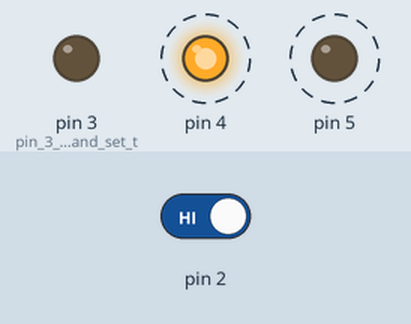
Bench run of a sketch on a simulated Arduino Uno, built with avr-gcc and run on an emulated ATmega328P. Shown: output pins drawn as LEDs (lit = HIGH). Dashed ring = blinking. The test bench sets the inputs (shaded band); at power-on: pin 2 HIGH.

Above: at 1.8 s.
1.9 s: pin 2 driven LOW
At 2.8 s:
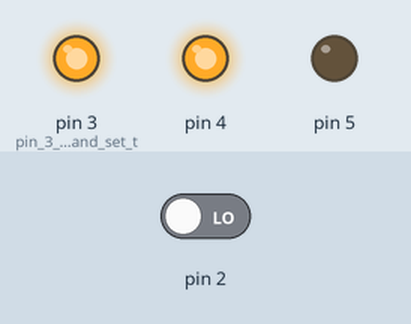
3.5 s: pin 2 driven HIGH
At 4.12 s:
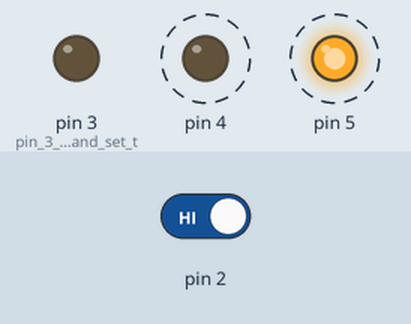
Timing chart, 0 to 12.5 s (numbered marks = the images above; inputs shaded):
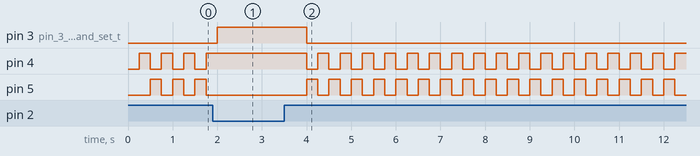

The sketch:

spaceship.ino
```cpp
int switchState = 0;

void setup(){
pinMode(3, OUTPUT); //pin 3 is an LED and set to output
pinMode(4, OUTPUT);
pinMode(5, OUTPUT);
pinMode(2, INPUT);
}

void loop(){
switchState = digitalRead(2); // check for voltage on pin 2, is it pressed on?
// if there is voltage then state will change to HIGH
// if there is no voltage then state will change to LOW

    if (switchState == LOW) {
    // button is not pressed
    digitalWrite(3, HIGH); //green LED, on
    digitalWrite(4, HIGH); // yellow LED, off
    digitalWrite(5, LOW); // red LED, off
}
    else { //buton is pressed
        delay(250); //wait for a quarter second
    //toggle the LEDS
    digitalWrite(4, HIGH);
    digitalWrite(5, LOW);
    delay(250);

    digitalWrite(3, LOW);
    digitalWrite(4, LOW);
    digitalWrite(5, HIGH);
    }
} // start loop again
```

Measured:
- after the input at 1.9 s, pin 3 (pin_3_is_an_LED_and_set_t): LOW → HIGH after 0.10 s; pin 4: stops changing and stays HIGH; pin 5: stops changing and stays LOW
- after the input at 3.5 s, pin 3 (pin_3_is_an_LED_and_set_t): HIGH → LOW after 0.50 s; pin 4, pin 5: alternates HIGH for 0.25 s and LOW for 0.25 s, starting after 0.50 s
- by itself, pin 4, pin 5: alternates HIGH for 0.25 s and LOW for 0.25 s
